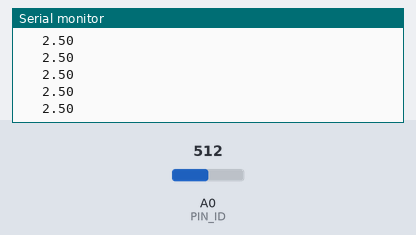
A sketch run on a simulated Arduino Uno, built with avr-gcc and run on an emulated ATmega328P. Parts: the last lines printed to the serial monitor. Inputs (shaded band) come from the test bench; at power-on: A0 (PIN_ID) = 512.

Above: at 1.2 s.
1.3 s: A0 (PIN_ID) set to 716
At 2.0 s:
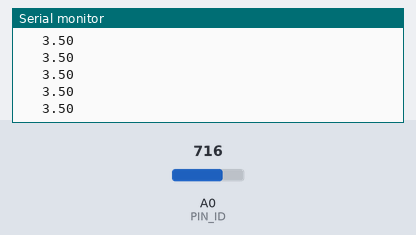
2.8 s: A0 (PIN_ID) set to 900
At 3.8 s:
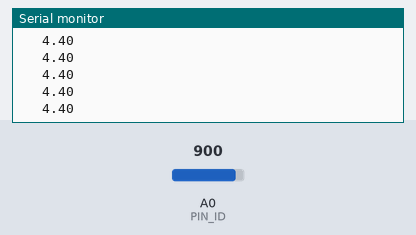
Timing chart, 0 to 5.8 s (numbered marks = the images above; inputs shaded):
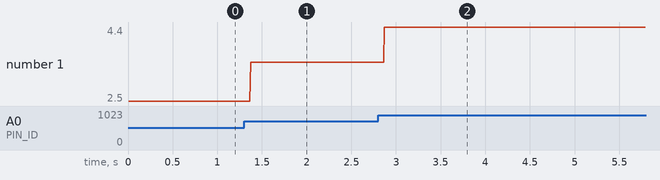

The sketch:

controlSystemOnOff_Lab6.ino
```cpp
#include <PID_v1.h>

//TEMPERTURE;

//TEMPERTURE sensor class
//Ronan O Boyle
//GMIT lab 6
// 18-03-2021
//#define PIN_LED 2
#define PIN_ID A0
#define PIN_RELAY 9


class tempSensor {
  private:
    byte pinID;
    unsigned long timeOn;
    unsigned long nextChangeTime = 0;
    int val = 0;  // variable to store the value read
    float voltage = 0;
    float  distance = 0;

  public:
    //Constructor for class
    tempSensor(byte pinID, unsigned long interval) {
      this->pinID = pinID;
      this->timeOn = interval;


      pinMode(pinID, INPUT);
    }


    //Calculations
    void check() {
      unsigned long currentTime = millis(); //system clock e.g like your watch

      //check the interval of time has passed, 50ms
      if (currentTime >= nextChangeTime) {
        this-> val = analogRead(pinID);  // read the input pin
        // Convert the analog reading (which goes from 0 - 1023) to a voltage (0 - 5V):
        this-> voltage = val * (5.0 / 1023.0);
        //distance =-22*voltage+60;
        //update the next time var
        nextChangeTime = currentTime + timeOn;

      }
    }


    float getValue() {
      return voltage;
    }


    float getval() {
      return val;
      delay(1000);
    }


};

tempSensor testTEMPSensor(PIN_ID, 2);
void setup() {

  Serial.begin (9600);
}
void loop(){
//blinker.check();
testTEMPSensor.check();
//theservo.setAngle(testDepthSensor.getDepth());

Serial.println(testTEMPSensor.getValue());
Serial.print("   ");
if(testTEMPSensor.getValue()<=2.5){
  digitalWrite(PIN_RELAY,HIGH);}
  else{
     digitalWrite(PIN_RELAY,LOW);}

}
```

Measured:
- after the input at 1.3 s, the serial monitor: prints a new line after 0.07 s (image 1)
- after the input at 2.8 s, the serial monitor: prints a new line after 0.07 s (image 2)
- plotted number 1: 2.5 → 3.5 after the input at 1.3 s, 3.5 → 4.4 after the input at 2.8 s
